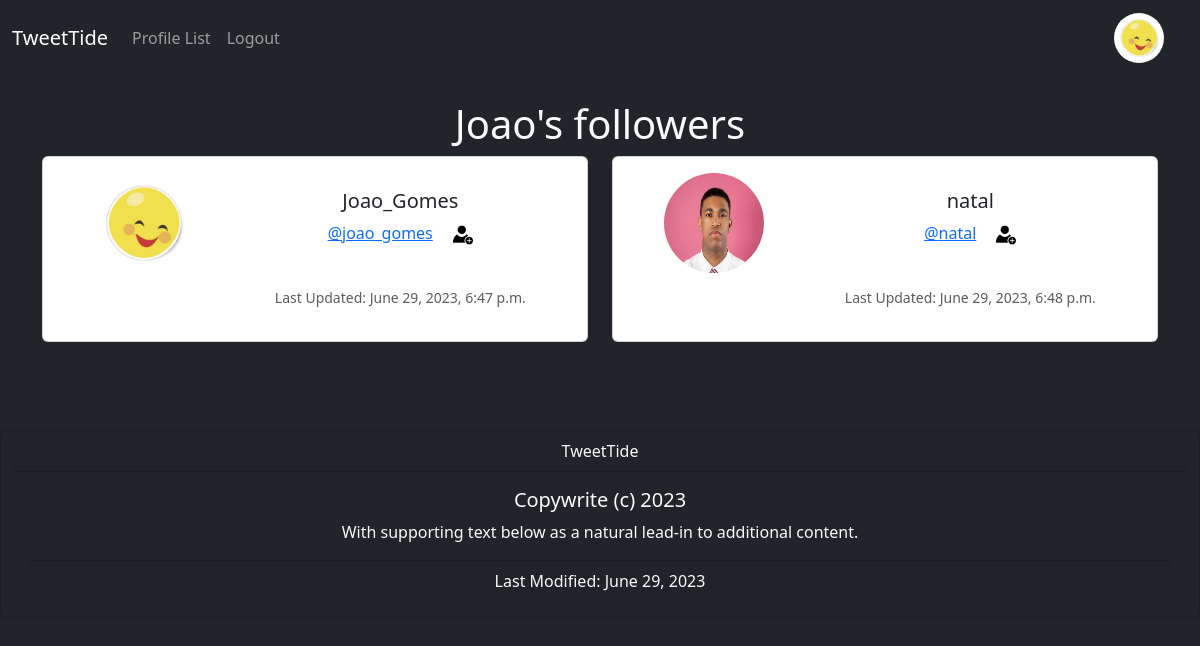
Screenshot of /profile/followers21/ (signed in) with the database file from the repository.
### socialnetwork/models.py (models this page shows, shortened)
class Profile(models.Model):
	user = models.OneToOneField(User, on_delete=models.CASCADE)
	follows = models.ManyToManyField("self",
		related_name="followed_by",
		symmetrical=False,
		blank=True)
	date_modified = models.DateTimeField(User, auto_now=True)
	profile_image = models.ImageField(null=True, blank=True, upload_to="images/")
	profile_bio = models.CharField(null=True, blank=True, max_length=500)
	website_link = models.CharField(null=True, blank=True, max_length=100)
	facebook_link = models.CharField(null=True, blank=True, max_length=100)
	instagram_link = models.CharField(null=True, blank=True, max_length=100)
	linkedIn_link = models.CharField(null=True, blank=True, max_length=100)

### socialnetwork/views.py (the view)
# urls.py: path('profile/followers<int:pk>/', views.followers, name='followers'),
def followers(request,pk):
    if request.user.is_authenticated:
        if request.user.id == pk:
            profiles = Profile.objects.get(user_id = pk)
            return render(request, 'followers.html',
                        {'profiles':profiles})
        else:
             messages.success(request, ("That's not your profile page"))
        return redirect('home')
    else:
        messages.success(request, ("You must be logged In"))
        return redirect('home')

### socialnetwork/templates/followers.html (shortened to what this page needs)
{% extends 'base.html' %}
{% load static %}
{% block content %}
<div class="container text-center">
    <h1 class="text-light">{{ request.user.first_name }}'s followers</h1>
    {% if profiles %}
        <div class="row justify-content-center">
            {% for profile in profiles.followed_by.all %}
                <div class="col-md-6">
                    <div class="card mb-3 p-3">
                        <div class="row g-0">
                            <div class="col-md-4">
                                {% if profile.profile_image %}
                                    <img src="{{ profile.profile_image.url }}" width=100 height=100 class="" style="border-radius:50%" alt="{{ profile.user.username }}">
                                {% else %}
                                    <img src="{% static 'images/profile_img.png' %}" width=100 height=100 class="" style="border-radius:50%" alt="profile image">
                                {% endif %}
                            </div>
                            <div class="col-md-8">
                                <div class="card-body">
                                    <h5 class="card-title">{{ profile.user.username }}</h5>
                                    <p><a class="card-text" href="{% url 'profile' profile.user.id %}">@{{ profile.user.username|lower }}</a>
                                    {% if profile in profiles.following.all %}
                                        <a href="{% url 'unfollow' profile.user.id %}">
                                            <i class="fa fa-undo ms-3" style="color:gray" aria-hidden="true"></i>
                                        </a>
                                    {% else %}
                                        <a href="{% url 'follow' profile.user.id %}">
                                            <img src="{% static 'images/follow.avif' %}" width="20" class="ms-3">
                                        </a>
                                    {% endif %}
                                    </p><br>
                                    <p class="card-text"><small class="text-body-secondary">Last Updated: {{ profile.date_modified }}</small></p>
                                </div>
                            </div>
                        </div>
                    </div>
                </div>
            {% endfor %}
        </div>
    {% endif %}
</div>
<br>
{% endblock %}

### socialnetwork/templates/header.html (shortened to what this page needs)
{% load static %}
<nav class="navbar navbar-expand-lg navbar-dark bg-dark">
  <div class="container-fluid">
    <a class="navbar-brand" href="{% url 'home' %}">TweetTide</a>
    <div class="collapse navbar-collapse" id="navbarSupportedContent">
      <ul class="navbar-nav me-auto mb-2 mb-lg-0">
        <li class="nav-item">
          <a class="nav-link"
          href="{% url 'profile_list' %}">Profile List</a>
        </li>
        {% if user.is_authenticated %}
        <li class="nav-item">
          <a class="nav-link"
          href="{% url 'logout' %}">Logout</a>
        </li>
        {% endif %}
      </ul>
      {%if user.is_authenticated%}
      <ul class="navbar-nav ml-auto">
         <li class="nav-link navbar-brand">
            <a href="{% url 'profile' request.user.id %}">
            {%if user.profile.profile_image%}
            <img src="{{user.profile.profile_image.url}}" width=50 height=50 class="" style="border-radius:50%" >
            {%else%}
            <img src="{% static 'images/profile_img.png' %}" width=50 height=50 class="" style="border-radius:50%" alt="profile image">
            {%endif%}
            </a>
         </li>
      </ul>
      {%endif%}
    </div>
  </div>
</nav>

### rows the page displays
Profile: profile_image (picture), user.username "Joao_Gomes", user.username "joao_gomes", date_modified "June 29, 2023, 6:47 p.m."
Profile: profile_image (placeholder picture), user.username "natal", date_modified "June 29, 2023, 6:48 p.m."

### other values shown
{{ request.user.first_name }} "Joao"
